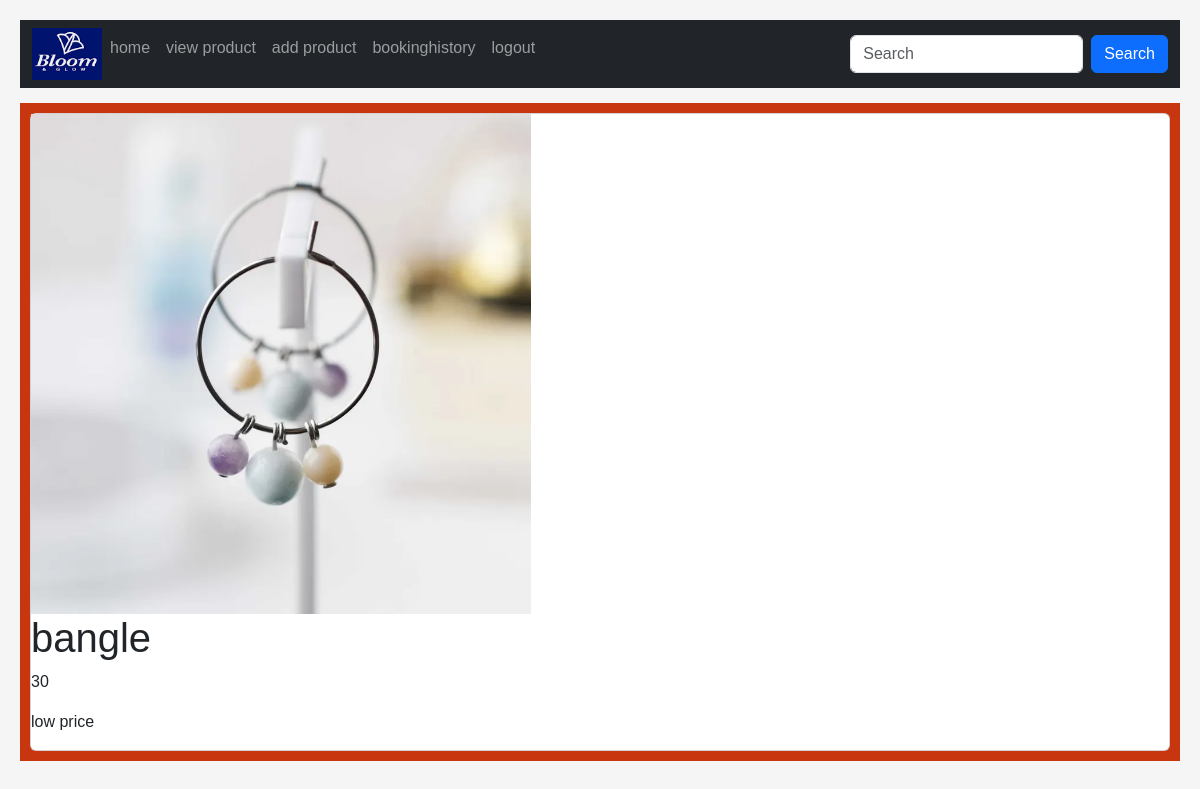
The page /shopprodetails/1 on the database as committed earlier.
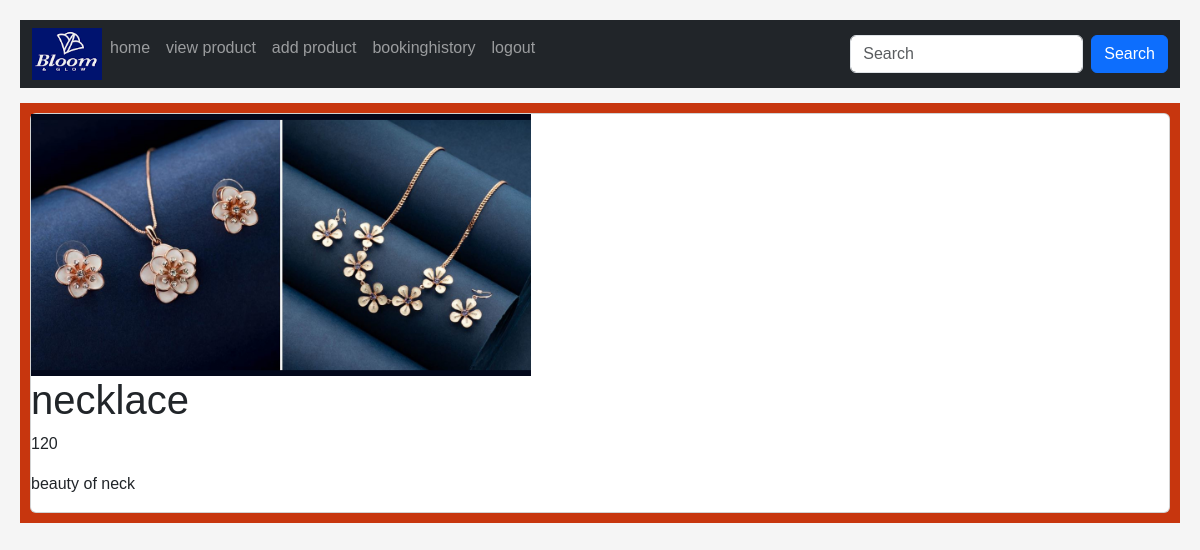
The same page on the database as committed later.
### app/models.py (models this page shows, shortened)
class Product(models.Model):
    shop = models.ForeignKey(Shopreg,on_delete=models.CASCADE)
    name = models.TextField()
    discription = models.TextField()
    price = models.IntegerField()
    quantity = models.IntegerField()
    offerprice = models.IntegerField()
    image = models.FileField()

### app/views.py (the view)
# urls.py: path('shopprodetails/<int:id>',views.shopprodetails),
def shopprodetails(req,id):
    data=Product.objects.get(pk=id)
    return render(req,'shop/shopprodetails.html',{'data':data})

### template/shop/shopprodetails.html (shortened to what this page needs)
<!DOCTYPE html>
<html>
<head>
    <link href="https://cdn.jsdelivr.net/npm/bootstrap@5.3.3/dist/css/bootstrap.min.css" rel="stylesheet">
</head>
<body>
    <nav class="navbar navbar-expand-sm navbar-dark bg-dark">
        <div class="container-fluid">
          <div class="collapse navbar-collapse" id="mynavbar">
            <ul class="navbar-nav me-auto">
              <a href="#" class="logo">
                <img src="static/download (1).png" alt="logo" width="70px">
              </a>
              <li class="nav-item">
                <a class="nav-link" href="../shophome">home</a>
              </li>
                <a class="nav-link" href="../viewpro">view product</a>
              <li class="nav-item">
                <a class="nav-link" href="../addpro">add product</a>
              </li>
              <li class="nav-item">
                <a class="nav-link" href="../bookinghistry">bookinghistory</a>
              </li>
              <li class="nav-item">
                <a class="nav-link" href="../logout">logout</a>
              </li>
            </ul>
            <form class="d-flex">
              <input class="form-control me-2" type="text" placeholder="Search">
              <button class="btn btn-primary" type="button">Search</button>
            </form>
          </div>
        </div>
      </nav>
<div style="padding:10px;margin-top:15px;background-color:#c7360e;">
  <div class="card">
    <img src="{{data.image.url}}" alt="" style="width:500px">
    <h1>{{data.name}}</h1>
    <p>{{data.price}}</p>
    <p>{{data.discription}}</p>
  </div>
</div>
</body>
</html>

Rows that differ between the two databases and show on the page:
changed Product: image: a different picture; name "bangle" → "necklace"; price "30" → "120"; discription "low price" → "beauty of neck"
